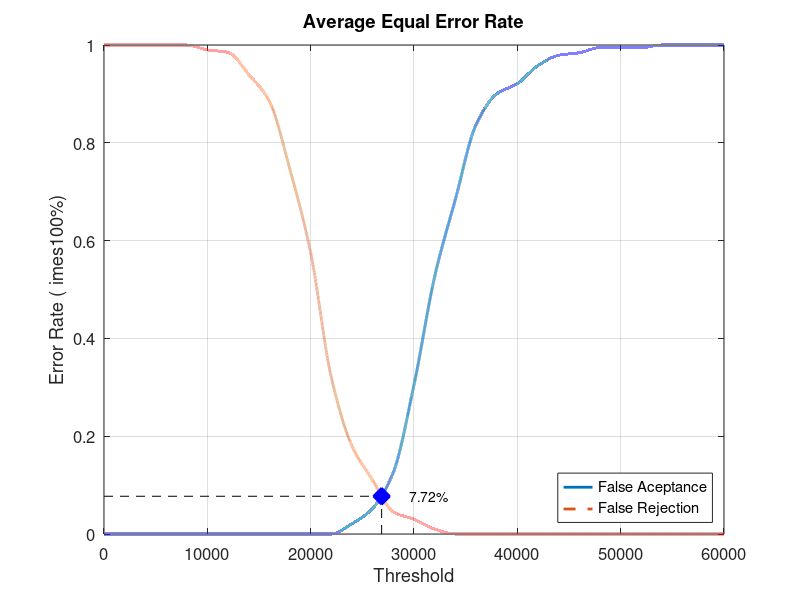
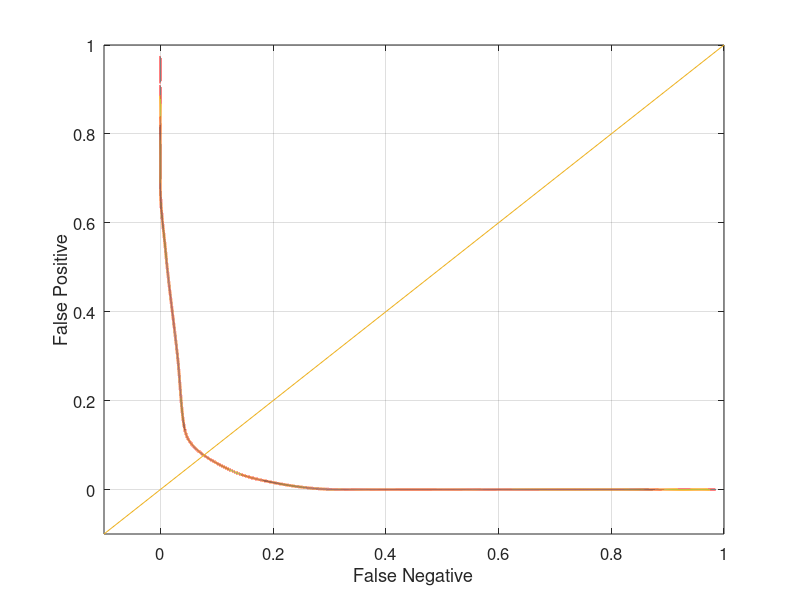

Write the MATLAB code that produced these figures, in order.
close all;
clear;
clc;
x = 0:2000:60000;
xq = 0:0.5:60000;

y0 = [0 0 0 0 0 0 0 0 0 0 0 0 0.0210526 0.0526316 0.126316 0.305263 0.526316 0.684211 0.836842 0.9 0.921053 0.957895 0.978947 0.984211 0.994737 0.994737 0.994737 1 1 1 1]
yy0 = interp1(x, y0, xq, 'pchip');
y1 = [1 1 1 1 1 0.99 0.985 0.94 0.885 0.745 0.575 0.32 0.18 0.11 0.045 0.03 0.01 0 0 0 0 0 0 0 0 0 0 0 0 0 0]
yy1 = interp1(x, y1, xq, 'pchip');

% Calculating EER: 
y2 = abs(y0 - y1);
find(y2 == min(y2))
yy2 = abs(yy0 - yy1);
xEER = find(yy2 == min(yy2));
xEERIndex = xq(xEER) % X-axis EER
yEER = yy0(xEER) % Y-axis EER

main = figure
plot(xq, yy0,'-','LineWidth', 2);	hold on
plot(xq, yy1,'--','LineWidth', 2);	hold on
plot([xEERIndex xEERIndex], [0 yEER], 'k--');	hold on
plot([0 xEERIndex], [yEER yEER], 'k--');	hold on
plot(xEERIndex, yEER, 'bx', 'LineWidth', 10);	hold on
text(xEERIndex + 10 * xEERIndex / 100, yEER, [num2str(round((10000 * yEER)) / 100) '%'])
legend('False Aceptance', 'False Rejection', 'Location', 'SouthEast')
xlabel('Threshold')
ylabel('Error Rate (	imes100%)')
title('Average Equal Error Rate')
set(gca, 'FontSize', 12)
axis([0 60000 0 1])
grid on

print(main, 'Database3_4Main', '-dpng');
FNRxFPR = figure('Color', [1 1 1]);
plot(yy1, yy0, '-', yy1, yy0, 'LineWidth', 2);
hold on
y = -0.1:0.1:1
plot(y, y); 
set(gca, 'FontSize', 12)
xlabel('False Negative')
ylabel('False Positive')
axis([-0.1 1 -0.1 1])
set(gca, 'FontSize', 12)
grid on

print(FNRxFPR, 'Database3_4FNRxFPR','-dpng');
